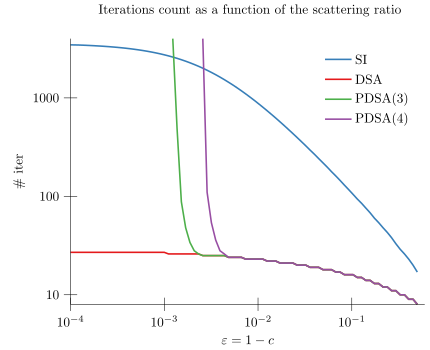

This figure's Python source:
from math import exp
from plotz import *
from plotz.utils import ppfloat

with Plot("plot") as p:
    p.title = "Iterations count as a function of the scattering ratio"

    p.x.scale = Axis.logarithmic
    p.x.label = r"$\varepsilon = 1-c$"

    # range
    p.x.max = p.x.scale(0.6)
    # range

    # ticks: step
    p.x.ticks = 1
    # ticks: step

    # log scale
    p.y.scale = Axis.logarithmic
    # log scale

    # label
    p.y.label = r"\# iter"
    # label

    # label rotate
    p.y.label_rotate = True
    # label rotate

    # label shift
    p.y.label_shift *= 0.8
    # label shift

    # ticks: list
    p.y.ticks = [1, 2, 3]
    # ticks: list

    # ticks format
    p.y.tick_format = lambda x: ppfloat(10**x)
    # ticks format

    p.plot(DataFile("iter.dat"), title="SI")
    p.plot(DataFile("iter.dat"), col=(0,2), title="DSA")
    p.plot(DataFile("iter.dat"), col=(0,3), title="PDSA(3)")
    p.plot(DataFile("iter.dat"), col=(0,4), title="PDSA(4)")
